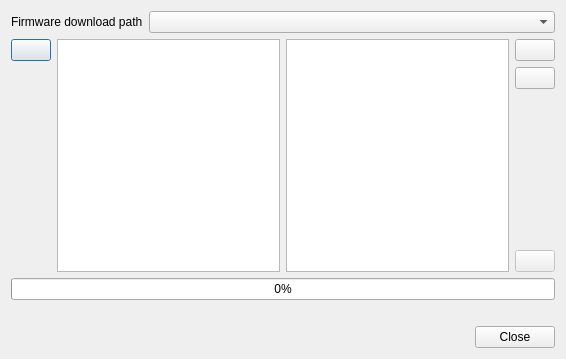
<?xml version="1.0" encoding="UTF-8"?>
<ui version="4.0">
 <class>FirmwareManagementDialog</class>
 <widget class="QDialog" name="FirmwareManagementDialog">
  <property name="geometry">
   <rect>
    <x>0</x>
    <y>0</y>
    <width>566</width>
    <height>359</height>
   </rect>
  </property>
  <property name="windowTitle">
   <string>ArC TWO Firmware Management</string>
  </property>
  <layout class="QVBoxLayout" name="verticalLayout_4">
   <item>
    <layout class="QHBoxLayout" name="horizontalLayout" stretch="0,1">
     <item>
      <widget class="QLabel" name="label_2">
       <property name="text">
        <string>Firmware download path</string>
       </property>
      </widget>
     </item>
     <item>
      <widget class="QComboBox" name="firmwarePathComboBox"/>
     </item>
    </layout>
   </item>
   <item>
    <layout class="QHBoxLayout" name="horizontalLayout_2" stretch="0,1,1,0">
     <item>
      <layout class="QVBoxLayout" name="verticalLayout">
       <item>
        <widget class="QPushButton" name="removeFirmwareButton">
         <property name="toolTip">
          <string>Delete selected firmware</string>
         </property>
         <property name="text">
          <string/>
         </property>
        </widget>
       </item>
       <item>
        <spacer name="verticalSpacer">
         <property name="orientation">
          <enum>Qt::Vertical</enum>
         </property>
         <property name="sizeHint" stdset="0">
          <size>
           <width>20</width>
           <height>40</height>
          </size>
         </property>
        </spacer>
       </item>
      </layout>
     </item>
     <item>
      <widget class="QTableWidget" name="localFirmwareTableWidget">
       <property name="selectionMode">
        <enum>QAbstractItemView::SingleSelection</enum>
       </property>
       <property name="selectionBehavior">
        <enum>QAbstractItemView::SelectRows</enum>
       </property>
      </widget>
     </item>
     <item>
      <widget class="QTableWidget" name="remoteFirmwareTableWidget">
       <property name="selectionMode">
        <enum>QAbstractItemView::SingleSelection</enum>
       </property>
       <property name="selectionBehavior">
        <enum>QAbstractItemView::SelectRows</enum>
       </property>
      </widget>
     </item>
     <item>
      <layout class="QVBoxLayout" name="verticalLayout_2">
       <item>
        <widget class="QPushButton" name="refreshFirmwareButton">
         <property name="toolTip">
          <string>Refresh available firmwares</string>
         </property>
         <property name="text">
          <string/>
         </property>
        </widget>
       </item>
       <item>
        <widget class="QPushButton" name="downloadFirmwareButton">
         <property name="toolTip">
          <string>Download selected firmware</string>
         </property>
         <property name="text">
          <string/>
         </property>
        </widget>
       </item>
       <item>
        <spacer name="verticalSpacer_2">
         <property name="orientation">
          <enum>Qt::Vertical</enum>
         </property>
         <property name="sizeHint" stdset="0">
          <size>
           <width>20</width>
           <height>40</height>
          </size>
         </property>
        </spacer>
       </item>
       <item>
        <widget class="QPushButton" name="cancelOperationButton">
         <property name="enabled">
          <bool>false</bool>
         </property>
         <property name="toolTip">
          <string>Cancel current operation</string>
         </property>
         <property name="text">
          <string/>
         </property>
        </widget>
       </item>
      </layout>
     </item>
    </layout>
   </item>
   <item>
    <layout class="QHBoxLayout" name="horizontalLayout_3">
     <property name="bottomMargin">
      <number>0</number>
     </property>
     <item>
      <widget class="QProgressBar" name="progressBar">
       <property name="value">
        <number>0</number>
       </property>
      </widget>
     </item>
    </layout>
   </item>
   <item>
    <widget class="QLabel" name="statusLabel">
     <property name="text">
      <string/>
     </property>
    </widget>
   </item>
   <item>
    <widget class="QDialogButtonBox" name="buttonBox">
     <property name="orientation">
      <enum>Qt::Horizontal</enum>
     </property>
     <property name="standardButtons">
      <set>QDialogButtonBox::Close</set>
     </property>
    </widget>
   </item>
  </layout>
 </widget>
 <resources/>
 <connections>
  <connection>
   <sender>buttonBox</sender>
   <signal>accepted()</signal>
   <receiver>FirmwareManagementDialog</receiver>
   <slot>accept()</slot>
   <hints>
    <hint type="sourcelabel">
     <x>248</x>
     <y>254</y>
    </hint>
    <hint type="destinationlabel">
     <x>157</x>
     <y>274</y>
    </hint>
   </hints>
  </connection>
  <connection>
   <sender>buttonBox</sender>
   <signal>rejected()</signal>
   <receiver>FirmwareManagementDialog</receiver>
   <slot>reject()</slot>
   <hints>
    <hint type="sourcelabel">
     <x>316</x>
     <y>260</y>
    </hint>
    <hint type="destinationlabel">
     <x>286</x>
     <y>274</y>
    </hint>
   </hints>
  </connection>
 </connections>
</ui>
